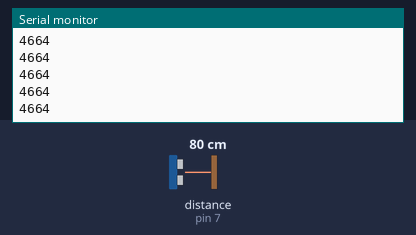
Recording of a sketch running on a simulated Arduino Uno, built with avr-gcc and run on an emulated ATmega328P. Shown: the last lines printed to the serial monitor. Inputs (shaded band) come from the test bench; at power-on: distance to the obstacle (sensor on pin 7) 80 cm. The echo pulse lasts 58.3 µs per cm.

Above: at 1.2 s.
1.3 s: distance to the obstacle (sensor on pin 7) set to 2 cm
At 1.35 s:
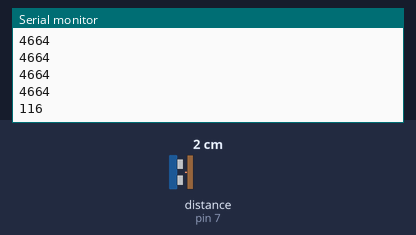
2.8 s: distance to the obstacle (sensor on pin 7) set to 4 cm
At 2.82 s:
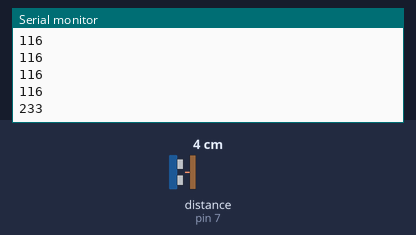
Timing chart, 0 to 5.8 s (numbered marks = the images above; inputs shaded):
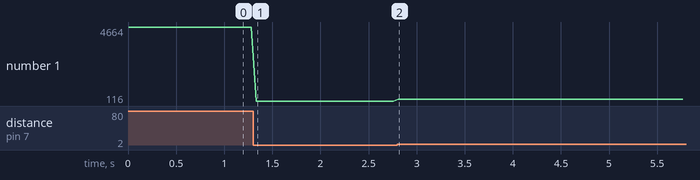

Measured:
- after the input at 1.3 s, the serial monitor: prints a new line at once (image 1)
- after the input at 2.8 s, the serial monitor: prints a new line at once (image 2)
- plotted number 1: 4664 → 116 after the input at 1.3 s, 116 → 233 after the input at 2.8 s

The sketch:

send.ino
```cpp
void setup() {
  Serial.begin(9600);

    //測距センサ
  pinMode( 6, OUTPUT );
  pinMode( 7, INPUT );

}

void loop() {
         digitalWrite( 6, HIGH );
          delayMicroseconds( 100 );
          digitalWrite(6, LOW );
         Serial.println(pulseIn( 7, HIGH ));

    delay(50);
}
```
